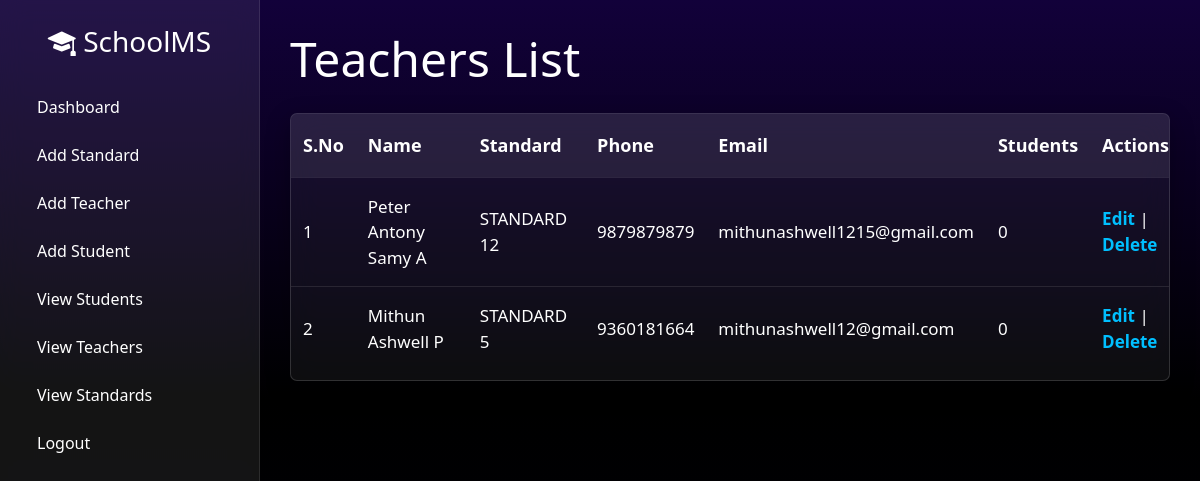
/view-teachers/ (signed in), run on an earlier commit of the app's database.
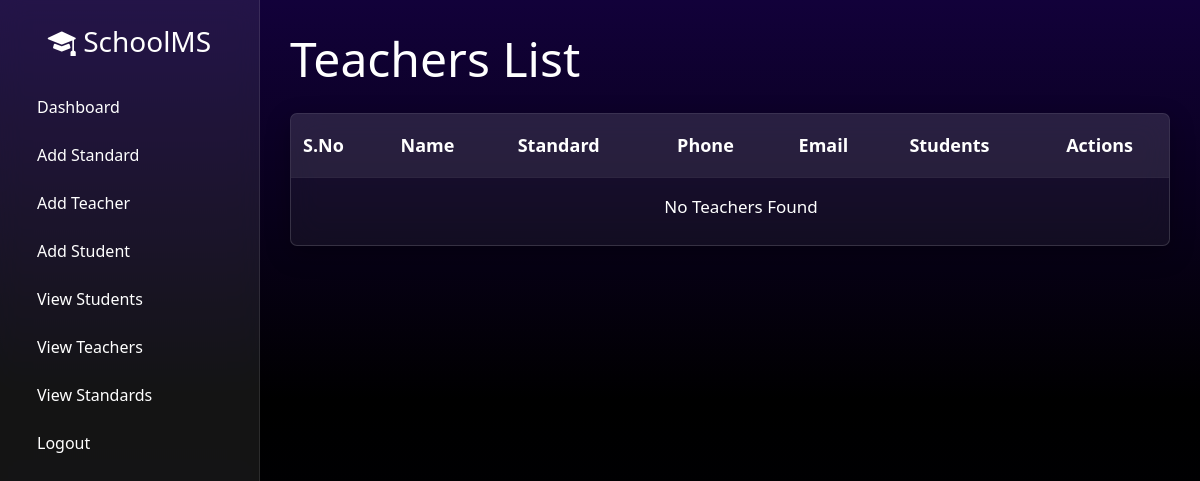
And on a later commit of the database.
### administration/models.py (models this page shows, shortened)
class Teacher(models.Model):
    name = models.CharField(max_length=100)
    standard = models.CharField(max_length=50)
    phone = models.CharField(max_length=10)
    email = models.EmailField(unique=True)
    username = models.CharField(max_length=50, unique=True)
    password = models.CharField(max_length=255)
    address = models.TextField(default="")
    bank_account_number = models.CharField(max_length=18, default="")
    bank_branch = models.CharField(max_length=100, default="")
    ifsc_code = models.CharField(max_length=11, default="")

### administration/views.py (the view)
# urls.py: path("view-teachers/", views.view_teachers, name="view_teachers"),
def view_teachers(request):
    if not request.session.get("admin_logged_in"):
        messages.error(request, "Please login first")
        return redirect("admin_login")
    teachers = Teacher.objects.all().order_by("standard")
    teacher_data = []
    for teacher in teachers:
        student_count = Student.objects.filter(teacher=teacher).count()
        teacher_data.append(
            {
                "teacher": teacher,
                "student_count": student_count,
            }
        )
    return render(
        request,
        "view_teachers.html",
        {
            "teacher_data": teacher_data,
        },
    )

### administration/templates/view_teachers.html (shortened to what this page needs)
{% extends 'admin_dashboard.html' %}
{% block content %}
  <div class="main-content">
    <h2>Teachers List</h2>
    <div class="table-container">
      <table>
        <thead>
          <tr>
            <th>S.No</th>
            <th>Name</th>
            <th>Standard</th>
            <th>Phone</th>
            <th>Email</th>
            <th>Students</th>
            <th>Actions</th>
          </tr>
        </thead>
        <tbody>
          {% for data in teacher_data %}
            <tr>
              <td>{{ forloop.counter }}</td>
              <td>{{ data.teacher.name }}</td>
              <td>{{ data.teacher.standard }}</td>
              <td>{{ data.teacher.phone }}</td>
              <td>{{ data.teacher.email }}</td>
              <td>{{ data.student_count }}</td>
              <td>
                <a href="{% url 'edit_teacher' data.teacher.id %}">Edit</a>
                |
                <a href="{% url 'delete_teacher' data.teacher.id %}" onclick="return confirm('Are you sure you want to delete this teacher?')">Delete</a>
              </td>
            </tr>
          {% empty %}
            <tr>
              <td colspan="7" style="text-align:center;">No Teachers Found</td>
            </tr>
          {% endfor %}
        </tbody>
      </table>
    </div>
  </div>
{% endblock %}

### administration/templates/admin_dashboard.html (shortened to what this page needs)
<!DOCTYPE html>
<html lang="en">
  <head>
    <link href="https://cdn.jsdelivr.net/npm/bootstrap@5.3.3/dist/css/bootstrap.min.css" rel="stylesheet" />
    <link rel="stylesheet" href="https://cdn.jsdelivr.net/npm/bootstrap-icons@1.11.3/font/bootstrap-icons.min.css" />
  </head>
  <body>
    <div class="sidebar d-none d-lg-block">
      <div class="text-center mb-4">
        <h3><i class="bi bi-mortarboard-fill"></i> SchoolMS</h3>
      </div>
      <ul class="nav flex-column">
        <li class="nav-item">
          <a class="nav-link" href="{% url 'admin_dashboard' %}">Dashboard</a>
        </li>
        <li class="nav-item">
          <a class="nav-link" href="{% url 'add_standard' %}">Add Standard</a>
        </li>
        <li class="nav-item">
          <a href="{% url 'add_teacher' %}" class="text-decoration-none nav-link">Add Teacher</a>
        </li>
        <li class="nav-item">
          <a class="nav-link" href="{% url 'add_student' %}">Add Student</a>
        </li>
        <li class="nav-item">
          <a class="nav-link" href="{% url 'view_students' %}">View Students</a>
        </li>
        <li class="nav-item">
          <a class="nav-link" href="{% url 'view_teachers' %}">View Teachers</a>
        </li>
        <li class="nav-item">
          <a href="{% url 'view_standards' %}" class="nav-link">View Standards</a>
        </li>
        <li class="nav-item">
          <a href="{% url 'admin_logout' %}" id="logout-btn" class="nav-link">
            <span id="logout-text">Logout</span>
          </a>
        </li>
      </ul>
    </div>
    {% block content %}{% endblock %}
  </body>
</html>

### administration/templates/admin_dashboard.html (style rules this page uses)
body { background: linear-gradient(180deg, #12013a, #000000, #01000b); min-height: 100vh; color: white; font-family: 'Segoe UI', sans-serif; }
.sidebar { width: 260px; background: rgba(255, 255, 255, 0.08); backdrop-filter: blur(12px); border-right: 1px solid rgba(255, 255, 255, 0.1); height: 100vh; position: fixed; padding: 25px; }
.main-content { margin-left: 260px; padding: 30px; }
.nav-link { color: white; padding: 12px; border-radius: 12px; transition: 0.3s; }

### administration/templates/view_teachers.html (style rules this page uses)
.main-content h2 { color: #fff; font-size: 48px; margin-bottom: 25px; }
.table-container { width: 100%; overflow-x: auto; background: rgba(255, 255, 255, 0.05); backdrop-filter: blur(15px); border-radius: 7px; border: 1px solid rgba(255, 255, 255, 0.15); box-shadow: 0 8px 25px rgba(0, 0, 0, 0.3); padding-bottom:10px ; }
table { width: 100%; border-collapse: collapse; min-width: 900px; }
th { background: rgba(255, 255, 255, 0.08); color: #fff; padding: 18px 12px; text-align: left; font-size: 18px; white-space: nowrap; }
td { color: #fff; padding: 16px 12px; font-size: 17px; border-top: 1px solid rgba(255, 255, 255, 0.1); }
a { color: #00bfff; text-decoration: none; font-weight: 600; }

What changed in the data, as far as the page shows it:
removed Teacher: teacher.name "Peter Antony Samy A", teacher.standard "STANDARD 12", teacher.phone "9879879879", teacher.email "mithunashwell1215@gmail.com", student_count "0"
removed Teacher: teacher.name "Mithun Ashwell P", teacher.standard "STANDARD 5", teacher.phone "9360181664", teacher.email "mithunashwell12@gmail.com", student_count "0"
Also different on the page:
text now shown: "No Teachers Found"
